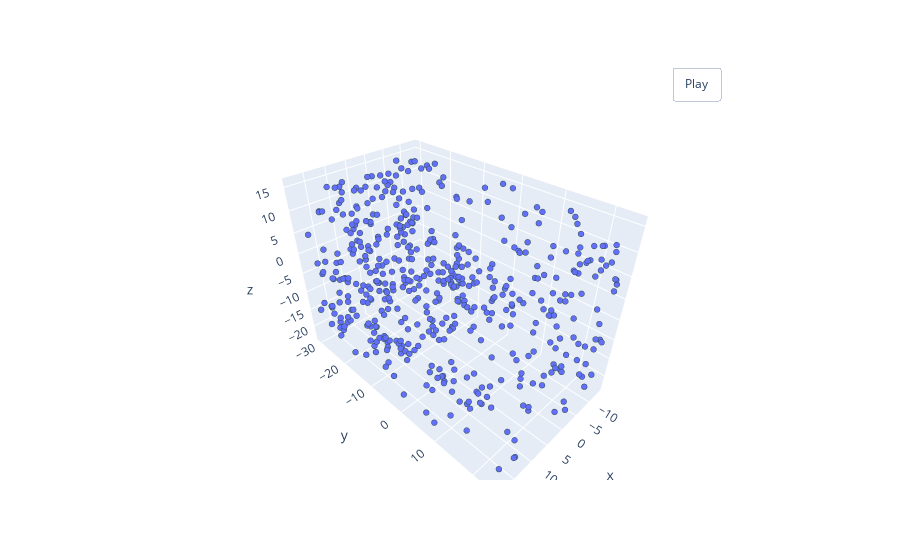

This figure's notebook cell:
### Code cell
pointcloud = PointSampler(512)((verts, faces))
pcshow(*pointcloud.T)

### Figure 1 — Plotly figure (JSON) as saved in the notebook; plotly's stock layout.template omitted (floating-point values rounded to 4 significant figures; data arrays with more than 128 entries replaced by an {"elided": "..."} marker saying what was removed)
{"data": [{"marker": {"line": {"color": "DarkSlateGrey", "width": 2}, "size": 2}, "mode": "markers", "type": "scatter3d", "x": {"elided": "512 float values"}, "y": {"elided": "512 float values"}, "z": {"elided": "512 float values"}}], "layout": {"updatemenus": [{"buttons": [{"args": [null, {"frame": {"duration": 50, "redraw": true}, "fromcurrent": true, "mode": "immediate", "transition": {"duration": 0}}], "label": "Play", "method": "animate"}], "pad": {"r": 10, "t": 45}, "showactive": false, "type": "buttons", "x": 0.8, "xanchor": "left", "y": 1, "yanchor": "bottom"}]}}
